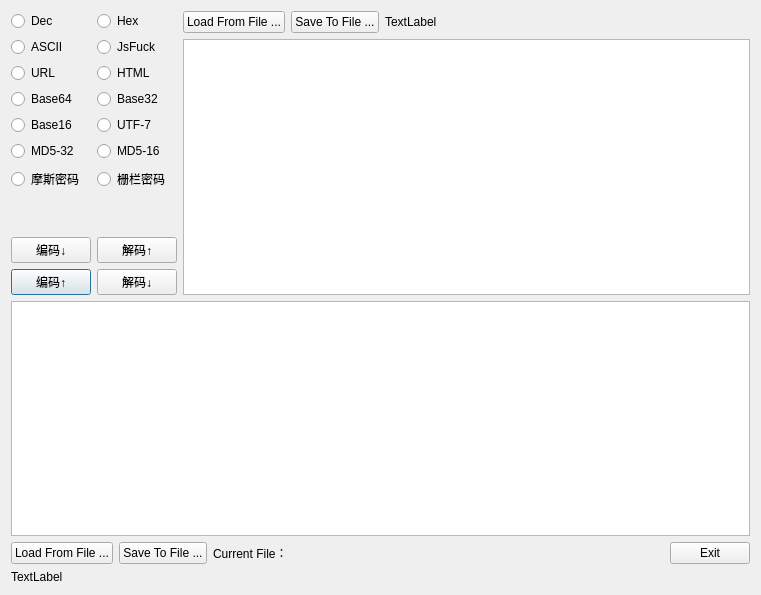
<?xml version="1.0" encoding="UTF-8"?>
<ui version="4.0">
 <class>Dialog</class>
 <widget class="QDialog" name="Dialog">
  <property name="geometry">
   <rect>
    <x>0</x>
    <y>0</y>
    <width>761</width>
    <height>595</height>
   </rect>
  </property>
  <property name="windowTitle">
   <string>Dialog</string>
  </property>
  <layout class="QGridLayout" name="gridLayout_4">
   <item row="0" column="0">
    <layout class="QGridLayout" name="gridLayout_3">
     <item row="4" column="1">
      <widget class="QRadioButton" name="radioButton_base16">
       <property name="text">
        <string>Base16</string>
       </property>
      </widget>
     </item>
     <item row="9" column="1">
      <widget class="QPushButton" name="pushButton_encode">
       <property name="text">
        <string>编码↑</string>
       </property>
      </widget>
     </item>
     <item row="0" column="1">
      <widget class="QRadioButton" name="radioButton_dec">
       <property name="text">
        <string>Dec</string>
       </property>
      </widget>
     </item>
     <item row="2" column="1">
      <widget class="QRadioButton" name="radioButton_url">
       <property name="text">
        <string>URL</string>
       </property>
      </widget>
     </item>
     <item row="5" column="1">
      <widget class="QRadioButton" name="radioButton_md532">
       <property name="text">
        <string>MD5-32</string>
       </property>
      </widget>
     </item>
     <item row="3" column="1">
      <widget class="QRadioButton" name="radioButton_base64">
       <property name="text">
        <string>Base64</string>
       </property>
      </widget>
     </item>
     <item row="7" column="1">
      <spacer name="verticalSpacer">
       <property name="orientation">
        <enum>Qt::Vertical</enum>
       </property>
       <property name="sizeHint" stdset="0">
        <size>
         <width>20</width>
         <height>40</height>
        </size>
       </property>
      </spacer>
     </item>
     <item row="1" column="2">
      <widget class="QRadioButton" name="radioButton_jsfuck">
       <property name="text">
        <string>JsFuck</string>
       </property>
      </widget>
     </item>
     <item row="2" column="2">
      <widget class="QRadioButton" name="radioButton_html">
       <property name="text">
        <string>HTML</string>
       </property>
      </widget>
     </item>
     <item row="0" column="2">
      <widget class="QRadioButton" name="radioButton_hex">
       <property name="text">
        <string>Hex</string>
       </property>
      </widget>
     </item>
     <item row="3" column="2">
      <widget class="QRadioButton" name="radioButton_base32">
       <property name="text">
        <string>Base32</string>
       </property>
      </widget>
     </item>
     <item row="5" column="2">
      <widget class="QRadioButton" name="radioButton_md516">
       <property name="text">
        <string>MD5-16</string>
       </property>
      </widget>
     </item>
     <item row="7" column="2">
      <spacer name="verticalSpacer_2">
       <property name="orientation">
        <enum>Qt::Vertical</enum>
       </property>
       <property name="sizeHint" stdset="0">
        <size>
         <width>20</width>
         <height>40</height>
        </size>
       </property>
      </spacer>
     </item>
     <item row="1" column="1">
      <widget class="QRadioButton" name="radioButton_ascii">
       <property name="text">
        <string>ASCII</string>
       </property>
      </widget>
     </item>
     <item row="4" column="2">
      <widget class="QRadioButton" name="radioButton_utf7">
       <property name="text">
        <string>UTF-7</string>
       </property>
      </widget>
     </item>
     <item row="6" column="2">
      <widget class="QRadioButton" name="radioButton_rail_fence">
       <property name="text">
        <string>栅栏密码</string>
       </property>
      </widget>
     </item>
     <item row="6" column="1">
      <widget class="QRadioButton" name="radioButton_morse">
       <property name="text">
        <string>摩斯密码</string>
       </property>
      </widget>
     </item>
     <item row="9" column="2">
      <widget class="QPushButton" name="pushButton_decode">
       <property name="text">
        <string>解码↓</string>
       </property>
      </widget>
     </item>
     <item row="8" column="2">
      <widget class="QPushButton" name="pushButton_decode_2">
       <property name="text">
        <string>解码↑</string>
       </property>
      </widget>
     </item>
     <item row="8" column="1">
      <widget class="QPushButton" name="pushButton_encode_2">
       <property name="text">
        <string>编码↓</string>
       </property>
      </widget>
     </item>
    </layout>
   </item>
   <item row="0" column="1">
    <layout class="QGridLayout" name="gridLayout">
     <item row="1" column="0" colspan="4">
      <widget class="QTextEdit" name="textEdit_encode"/>
     </item>
     <item row="0" column="0">
      <widget class="QPushButton" name="pushButton_encodefrom">
       <property name="text">
        <string>Load From File ...</string>
       </property>
      </widget>
     </item>
     <item row="0" column="3">
      <spacer name="horizontalSpacer">
       <property name="orientation">
        <enum>Qt::Horizontal</enum>
       </property>
       <property name="sizeHint" stdset="0">
        <size>
         <width>40</width>
         <height>20</height>
        </size>
       </property>
      </spacer>
     </item>
     <item row="0" column="1">
      <widget class="QPushButton" name="pushButton_encodesaveto">
       <property name="text">
        <string>Save To File ...</string>
       </property>
      </widget>
     </item>
     <item row="0" column="2">
      <widget class="QLabel" name="label_encodefilepath">
       <property name="text">
        <string>TextLabel</string>
       </property>
      </widget>
     </item>
    </layout>
   </item>
   <item row="1" column="0" colspan="2">
    <layout class="QGridLayout" name="gridLayout_2">
     <item row="2" column="3">
      <spacer name="horizontalSpacer_2">
       <property name="orientation">
        <enum>Qt::Horizontal</enum>
       </property>
       <property name="sizeHint" stdset="0">
        <size>
         <width>40</width>
         <height>20</height>
        </size>
       </property>
      </spacer>
     </item>
     <item row="2" column="0">
      <widget class="QPushButton" name="pushButton_decodefrom">
       <property name="text">
        <string>Load From File ...</string>
       </property>
      </widget>
     </item>
     <item row="2" column="1">
      <widget class="QPushButton" name="pushButton_decodesaveto">
       <property name="text">
        <string>Save To File ...</string>
       </property>
      </widget>
     </item>
     <item row="2" column="4">
      <widget class="QPushButton" name="pushButton_exit">
       <property name="text">
        <string>Exit</string>
       </property>
      </widget>
     </item>
     <item row="0" column="0" colspan="5">
      <widget class="QTextEdit" name="textEdit_decode"/>
     </item>
     <item row="2" column="2">
      <widget class="QLabel" name="label_decodefilepath">
       <property name="text">
        <string>Current File：</string>
       </property>
      </widget>
     </item>
    </layout>
   </item>
   <item row="2" column="0" colspan="2">
    <widget class="QLabel" name="label">
     <property name="text">
      <string>TextLabel</string>
     </property>
    </widget>
   </item>
  </layout>
 </widget>
 <resources/>
 <connections/>
</ui>
